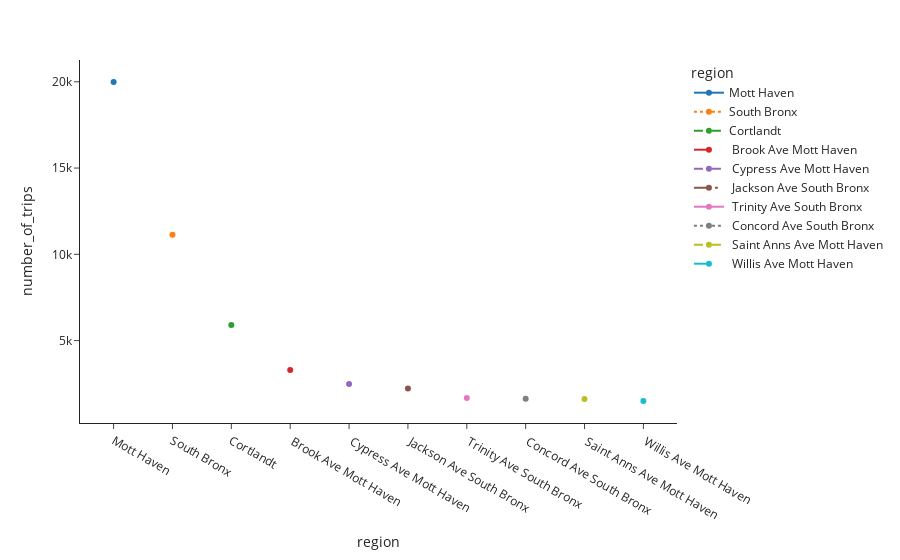

Source (notebook cell):
### Code cell
px.line(q_8,
x = 'region',
y = 'number_of_trips',
markers='line',
line_shape='hv',
color='region',
template='simple_white' ,
line_dash='region',
hover_name='number_of_trips')

### Figure 1 — Plotly figure (JSON) as saved in the notebook; plotly's stock layout.template omitted (floating-point values rounded to 4 significant figures)
{"data": [{"hovertemplate": "<b>%{hovertext}</b><br><br>region=%{x}<br>number_of_trips=%{y}<extra></extra>", "hovertext": [19994], "legendgroup": "Mott Haven", "line": {"color": "#1F77B4", "dash": "solid", "shape": "hv"}, "marker": {"symbol": "circle"}, "mode": "markers+lines", "name": "Mott Haven", "orientation": "v", "showlegend": true, "type": "scatter", "x": ["Mott Haven"], "xaxis": "x", "y": [19994], "yaxis": "y"}, {"hovertemplate": "<b>%{hovertext}</b><br><br>region=%{x}<br>number_of_trips=%{y}<extra></extra>", "hovertext": [11138], "legendgroup": "South Bronx", "line": {"color": "#FF7F0E", "dash": "dot", "shape": "hv"}, "marker": {"symbol": "circle"}, "mode": "markers+lines", "name": "South Bronx", "orientation": "v", "showlegend": true, "type": "scatter", "x": ["South Bronx"], "xaxis": "x", "y": [11138], "yaxis": "y"}, {"hovertemplate": "<b>%{hovertext}</b><br><br>region=%{x}<br>number_of_trips=%{y}<extra></extra>", "hovertext": [5910], "legendgroup": "Cortlandt", "line": {"color": "#2CA02C", "dash": "dash", "shape": "hv"}, "marker": {"symbol": "circle"}, "mode": "markers+lines", "name": "Cortlandt", "orientation": "v", "showlegend": true, "type": "scatter", "x": ["Cortlandt"], "xaxis": "x", "y": [5910], "yaxis": "y"}, {"hovertemplate": "<b>%{hovertext}</b><br><br>region=%{x}<br>number_of_trips=%{y}<extra></extra>", "hovertext": [3301], "legendgroup": " Brook Ave Mott Haven", "line": {"color": "#D62728", "dash": "longdash", "shape": "hv"}, "marker": {"symbol": "circle"}, "mode": "markers+lines", "name": " Brook Ave Mott Haven", "orientation": "v", "showlegend": true, "type": "scatter", "x": [" Brook Ave Mott Haven"], "xaxis": "x", "y": [3301], "yaxis": "y"}, {"hovertemplate": "<b>%{hovertext}</b><br><br>region=%{x}<br>number_of_trips=%{y}<extra></extra>", "hovertext": [2481], "legendgroup": " Cypress Ave Mott Haven", "line": {"color": "#9467BD", "dash": "dashdot", "shape": "hv"}, "marker": {"symbol": "circle"}, "mode": "markers+lines", "name": " Cypress Ave Mott Haven", "orientation": "v", "showlegend": true, "type": "scatter", "x": [" Cypress Ave Mott Haven"], "xaxis": "x", "y": [2481], "yaxis": "y"}, {"hovertemplate": "<b>%{hovertext}</b><br><br>region=%{x}<br>number_of_trips=%{y}<extra></extra>", "hovertext": [2218], "legendgroup": " Jackson Ave South Bronx", "line": {"color": "#8C564B", "dash": "longdashdot", "shape": "hv"}, "marker": {"symbol": "circle"}, "mode": "markers+lines", "name": " Jackson Ave South Bronx", "orientation": "v", "showlegend": true, "type": "scatter", "x": [" Jackson Ave South Bronx"], "xaxis": "x", "y": [2218], "yaxis": "y"}, {"hovertemplate": "<b>%{hovertext}</b><br><br>region=%{x}<br>number_of_trips=%{y}<extra></extra>", "hovertext": [1666], "legendgroup": " Trinity Ave South Bronx", "line": {"color": "#E377C2", "dash": "solid", "shape": "hv"}, "marker": {"symbol": "circle"}, "mode": "markers+lines", "name": " Trinity Ave South Bronx", "orientation": "v", "showlegend": true, "type": "scatter", "x": [" Trinity Ave South Bronx"], "xaxis": "x", "y": [1666], "yaxis": "y"}, {"hovertemplate": "<b>%{hovertext}</b><br><br>region=%{x}<br>number_of_trips=%{y}<extra></extra>", "hovertext": [1633], "legendgroup": " Concord Ave South Bronx", "line": {"color": "#7F7F7F", "dash": "dot", "shape": "hv"}, "marker": {"symbol": "circle"}, "mode": "markers+lines", "name": " Concord Ave South Bronx", "orientation": "v", "showlegend": true, "type": "scatter", "x": [" Concord Ave South Bronx"], "xaxis": "x", "y": [1633], "yaxis": "y"}, {"hovertemplate": "<b>%{hovertext}</b><br><br>region=%{x}<br>number_of_trips=%{y}<extra></extra>", "hovertext": [1618], "legendgroup": " Saint Anns Ave Mott Haven", "line": {"color": "#BCBD22", "dash": "dash", "shape": "hv"}, "marker": {"symbol": "circle"}, "mode": "markers+lines", "name": " Saint Anns Ave Mott Haven", "orientation": "v", "showlegend": true, "type": "scatter", "x": [" Saint Anns Ave Mott Haven"], "xaxis": "x", "y": [1618], "yaxis": "y"}, {"hovertemplate": "<b>%{hovertext}</b><br><br>region=%{x}<br>number_of_trips=%{y}<extra></extra>", "hovertext": [1492], "legendgroup": " Willis Ave Mott Haven", "line": {"color": "#17BECF", "dash": "longdash", "shape": "hv"}, "marker": {"symbol": "circle"}, "mode": "markers+lines", "name": " Willis Ave Mott Haven", "orientation": "v", "showlegend": true, "type": "scatter", "x": [" Willis Ave Mott Haven"], "xaxis": "x", "y": [1492], "yaxis": "y"}], "layout": {"legend": {"title": {"text": "region"}, "tracegroupgap": 0}, "margin": {"t": 60}, "xaxis": {"anchor": "y", "categoryarray": ["Mott Haven", "South Bronx", "Cortlandt", " Brook Ave Mott Haven", " Cypress Ave Mott Haven", " Jackson Ave South Bronx", " Trinity Ave South Bronx", " Concord Ave South Bronx", " Saint Anns Ave Mott Haven", " Willis Ave Mott Haven"], "categoryorder": "array", "domain": [0, 1], "title": {"text": "region"}}, "yaxis": {"anchor": "x", "domain": [0, 1], "title": {"text": "number_of_trips"}}}}
